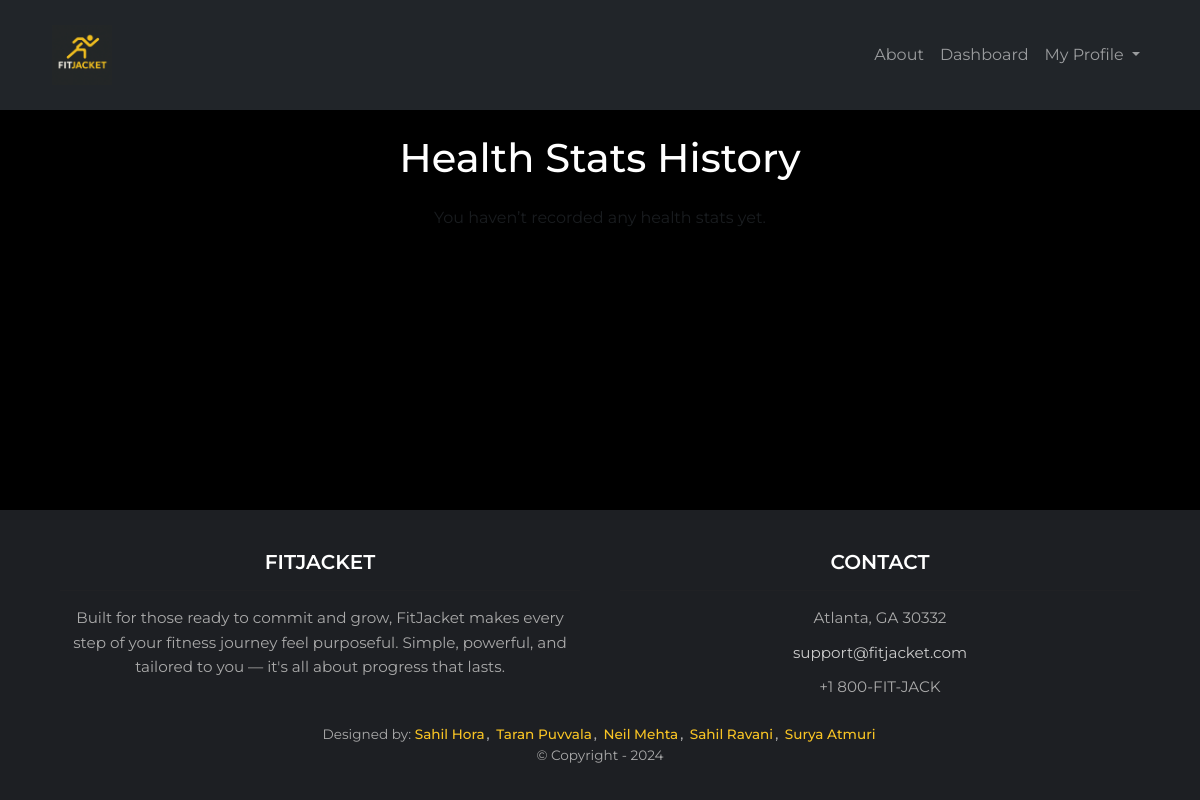
Before: /dashboard/health-history/ (signed in) with the older database file.
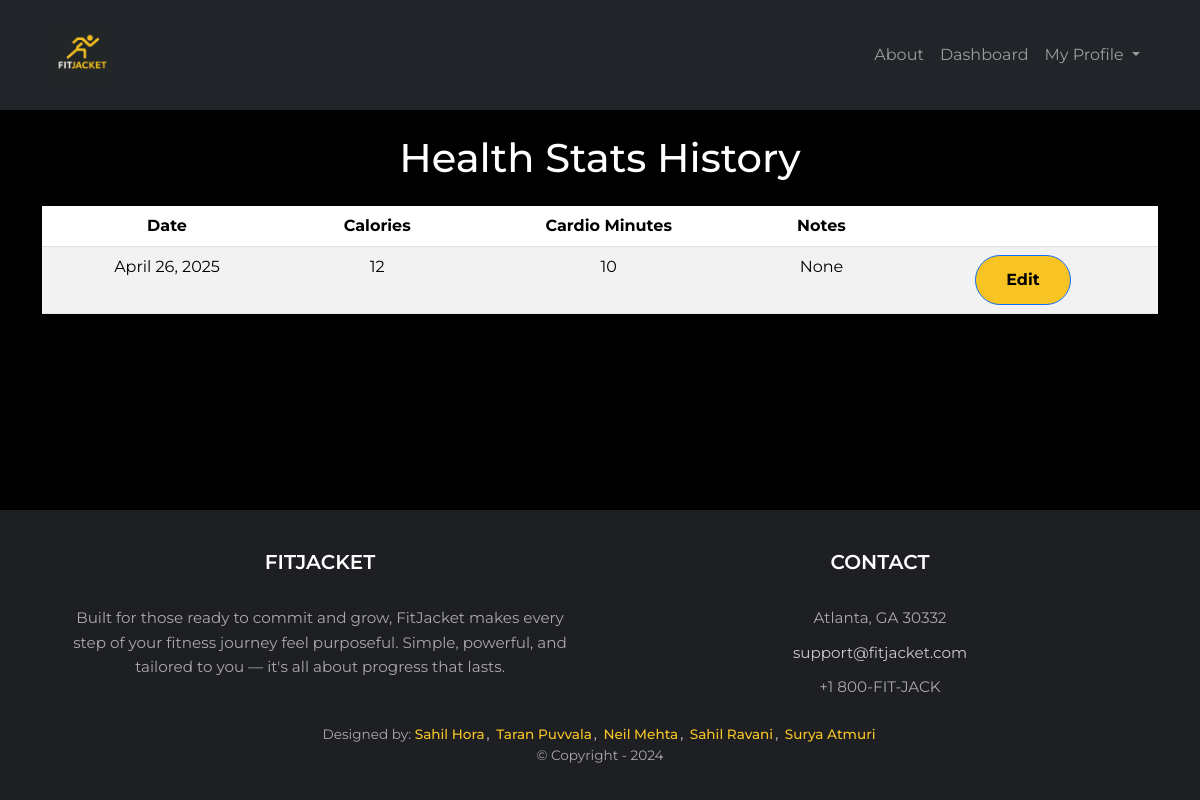
After: the same page with the newer database file.
### dashboard/models.py (models this page shows, shortened)
class HealthLog(models.Model):
    user = models.ForeignKey(User, on_delete=models.CASCADE)
    date = models.DateField()
    calories = models.PositiveIntegerField(null=True, blank=True)
    cardio_minutes = models.PositiveIntegerField(null=True, blank=True)
    notes = models.TextField(blank=True, null=True)  # New field

### dashboard/views.py (the view)
# urls.py: path('health-history/', views.health_history_view, name='dashboard.health_history'),
@login_required
def health_history_view(request):
    logs = HealthLog.objects.filter(user=request.user).order_by('-date')
    return render(request, 'dashboard/health_history.html', {'logs': logs})

### dashboard/templates/dashboard/health_history.html
{% extends "base.html" %}
{% block content %}
<div class="container mt-4">
  <h1 class="text-center mb-4">Health Stats History</h1>
  {% if logs %}
    <table class="table table-striped">
      <thead>
        <tr>
          <th>Date</th>
          <th>Calories</th>
          <th>Cardio Minutes</th>
          <th>Notes</th>
          <th></th>
        </tr>
      </thead>
      <tbody>
        {% for log in logs %}
        <tr>
          <td>{{ log.date }}</td>
          <td>{{ log.calories }}</td>
          <td>{{ log.cardio_minutes }}</td>
          <td>{{ log.notes }}</td>
          <td>
            <a href="{% url 'dashboard.edit_health_log' log.id %}" class="btn btn-sm btn-primary">
              Edit
            </a>
          </td>
        </tr>
        {% endfor %}
      </tbody>
    </table>
  {% else %}
    <p class="text-muted">You haven’t recorded any health stats yet.</p>
  {% endif %}
</div>
{% endblock %}

### trainquest/templates/base.html (shortened to what this page needs)
{% load static %}
<!DOCTYPE html>
<html lang="en">
  <head>
    <link href="https://cdn.jsdelivr.net/npm/bootstrap@5.3.2/dist/css/bootstrap.min.css" rel="stylesheet">
    <link rel="stylesheet" href="{% static 'css/styles.css' %}">
  </head>
  <body>
    <div class="d-flex flex-column min-vh-100">
      <nav class="navbar navbar-expand-lg navbar-dark bg-dark">
        <div class="container-fluid">
          <a href="{% url 'home.index' %}" class="navbar-brand">
            <img src="{% static 'img/fitjacket-logo2.png' %}" alt="FitJacket Logo" class="logo">
          </a>
          <div class="collapse navbar-collapse" id="navbarNav">
            <ul class="navbar-nav ms-auto">
              <li class="nav-item">
                <a class="nav-link" href="{% url 'home.about' %}">About</a>
              </li>
              {% if user.is_authenticated %}
                <li class="nav-item">
                  <a class="nav-link" href="{% url 'dashboard.index' %}">Dashboard</a>
                </li>
                <li class="nav-item dropdown">
                  <a class="nav-link dropdown-toggle" href="#" id="navbarDropdown" role="button" data-bs-toggle="dropdown" aria-expanded="false">
                    My Profile
                  </a>
                </li>
              {% endif %}
            </ul>
          </div>
        </div>
      </nav>
      <main class="flex-grow-1">
        {% block content %}{% endblock %}
      </main>
      <footer class="footer-section">
        <div class="footer-content-wrapper">
          <div class="footer-left">
            <h5 class="footer-heading">FITJACKET</h5>
            <hr class="footer-divider" />
            <p class="footer-text">
              Built for those ready to commit and grow, FitJacket makes every step of your fitness journey feel purposeful. Simple, powerful, and tailored to you — it's all about progress that lasts.
            </p>
          </div>
          <div class="footer-right">
            <h5 class="footer-heading">CONTACT</h5>
            <hr class="footer-divider" />
            <p class="footer-text">Atlanta, GA 30332</p>
            <p class="footer-text"><a href="mailto:support@fitjacket.com" class="footer-link">support@fitjacket.com</a></p>
            <p class="footer-text">+1 800-FIT-JACK</p>
          </div>
        </div>
        <div class="footer-bottom">
          <div class="footer-credits">
            Designed by:
            <a href="https://www.linkedin.com/in/sahilhora/" target="_blank">Sahil Hora</a>
            <a href="https://www.linkedin.com/in/taran-puvvala/" target="_blank">Taran Puvvala</a>
            <a href="https://www.linkedin.com/in/neilm27/" target="_blank">Neil Mehta</a>
            <a href="https://www.linkedin.com/in/sahil-ravani/" target="_blank">Sahil Ravani</a>
            <a href="https://www.linkedin.com/in/surya-atmuri-7b9232292/" target="_blank">Surya Atmuri</a>
          </div>
          <div class="footer-copyright">
            © Copyright - 2024
          </div>
        </div>
      </footer>
    </div>
  </body>
</html>

### trainquest/static/css/styles.css (style rules this page uses)
body { background-color: #000; color: #fff; font-family: 'Montserrat', sans-serif; margin: 0; padding: 0; text-align: center; }
.navbar { display: flex; justify-content: space-between; align-items: center; padding: 20px 40px; background-color: #111; }
.logo { width: 60px; height: auto; }
.btn { background-color: #F8C424; color: #000; padding: 12px 30px; border-radius: 30px; text-decoration: none; font-weight: bold; margin: 0 10px; font-size: 1rem; transition: background-color 0.3s; }
.footer-section { background-color: #1D1F23; color: white; padding: 40px 5vw 20px; font-family: 'Montserrat', sans-serif; margin-top: 60px; }
.footer-content-wrapper { display: flex; justify-content: space-between; align-items: flex-start; flex-wrap: wrap; gap: 40px; }
.footer-left, .footer-right { flex: 1 1 45%; min-width: 280px; }
.footer-heading { color: #fff; font-weight: 600; text-transform: uppercase; margin-bottom: 10px; }
.footer-divider { border: none; border-top: 1px solid #2a2a2a; margin-bottom: 15px; }
.footer-text { font-size: 0.95rem; line-height: 1.6; color: #aaa; margin-bottom: 10px; }
.footer-link { color: #ccc; text-decoration: none; }
.footer-bottom { background-color: #1D1F23; text-align: center; padding: 15px 10px; font-size: 0.85rem; color: #aaa; }
.footer-bottom a { color: #F8C424; text-decoration: none; margin: 0; font-weight: 500; }
.footer-bottom .footer-credits a:not(:last-child)::after { content: ","; color: #aaa; margin-right: 3px; }
.footer-bottom a::after { content: ","; color: #aaa; margin-left: 2px; }
.footer-bottom a:last-child::after { content: ""; }

Changed rows visible on the page:
added HealthLog: date "April 26, 2025", calories "12", cardio_minutes "10", notes "None"
Other visible differences:
text no longer shown: "You haven’t recorded any health stats yet."
text now shown: "Date Calories Cardio Minutes Notes"
